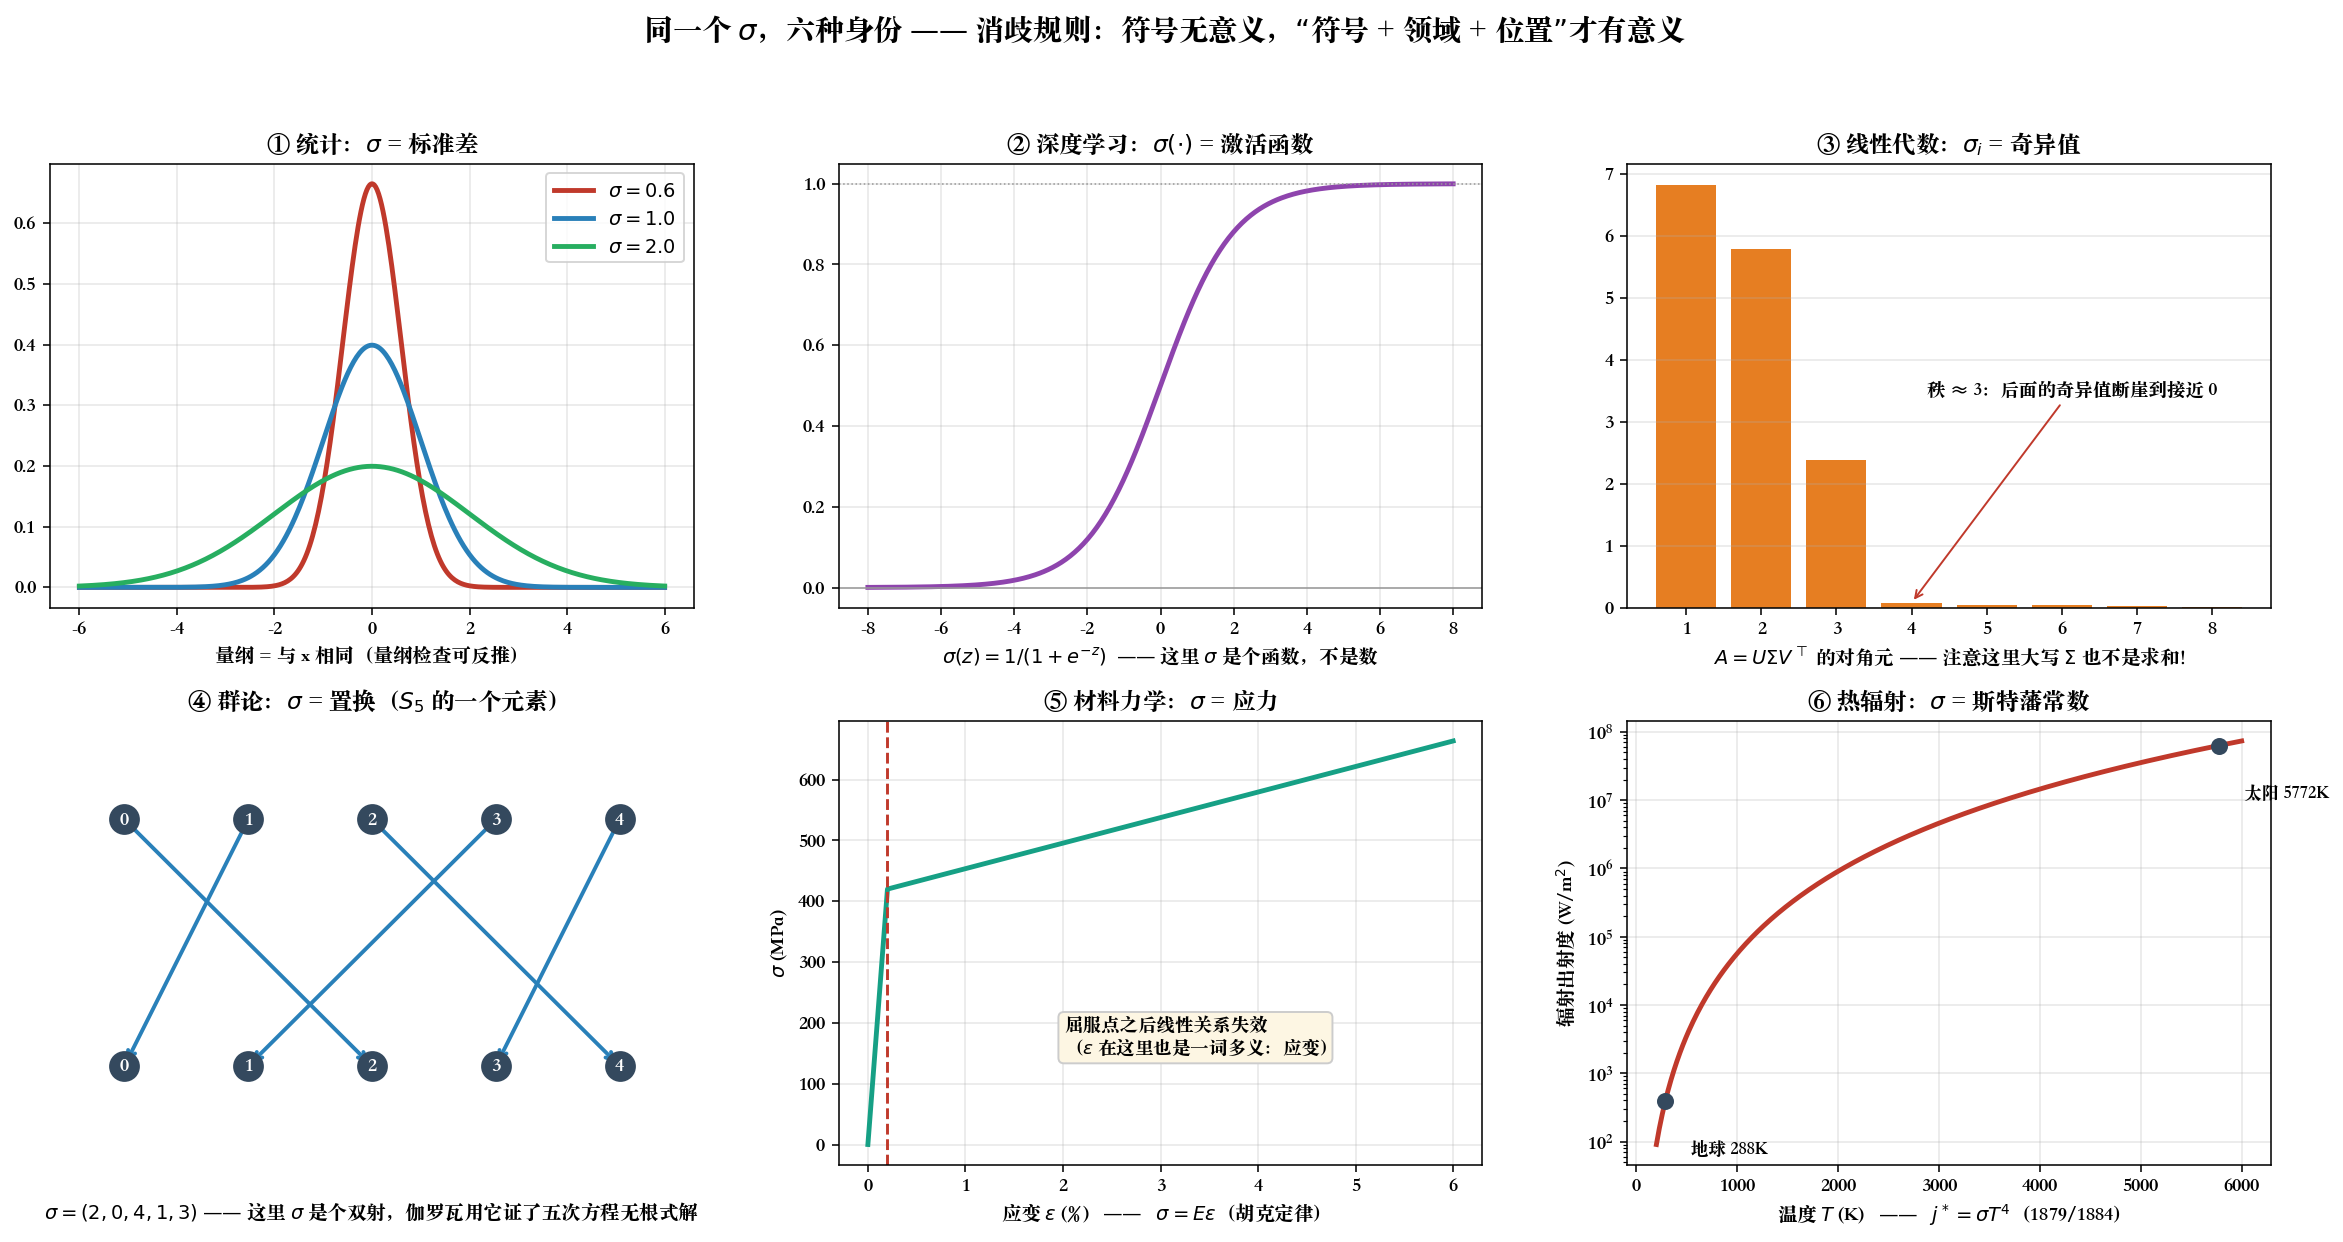

Write Python code to recreate this figure.
"""sigma_disambiguation.py
================================================================================
Chapter 0.6.4 · 一词多义：同一个 σ，六种完全不同的身份

"符号看不懂"最真实的原因不是符号太多，而是**符号太少**：
希腊字母只有 24 个，而数学分支有上百个。于是同一个 σ 被反复征用。

    σ  ①标准差   ②sigmoid 激活函数   ③奇异值   ④置换   ⑤应力   ⑥斯特藩常数

消歧只有一条规则：**符号本身没有意义，"符号 + 领域 + 位置"才有意义。**

三招：
  1. 看它出现在什么运算里 —— Σ 后跟下标 i=1 是求和；出现在 N(μ,Σ) 里是协方差矩阵
  2. 看它的 shape        —— δ_ij 带两个下标是 Kronecker；δ(x) 带括号是 Dirac
  3. 看这一页的首次出现   —— 论文规范是首次出现处必须定义；找不到是作者的错

可视化：六格，每格是 σ 的一种身份，都用可运行的代码算出来

运行：  python ch00_97_reading_formulas/sigma_disambiguation.py
================================================================================
"""

from pathlib import Path

import matplotlib.pyplot as plt
import numpy as np
import torch

torch.manual_seed(3)


def main():
    fig, axes = plt.subplots(2, 3, figsize=(17, 9))
    (a1, a2, a3), (a4, a5, a6) = axes

    # ---- ① 标准差 ---------------------------------------------------------
    xs = torch.linspace(-6, 6, 400)
    for s, c in [(0.6, "#c0392b"), (1.0, "#2980b9"), (2.0, "#27ae60")]:
        pdf = torch.exp(-xs**2 / (2 * s**2)) / (s * np.sqrt(2 * np.pi))
        a1.plot(xs, pdf, lw=2.5, color=c, label=rf"$\sigma={s}$")
    a1.set_title(r"① 统计：$\sigma$ = 标准差", fontsize=12, fontweight="bold")
    a1.set_xlabel("量纲 = 与 x 相同（量纲检查可反推）")
    a1.legend(fontsize=10)
    a1.grid(alpha=.3)

    # ---- ② sigmoid --------------------------------------------------------
    zs = torch.linspace(-8, 8, 400)
    a2.plot(zs, torch.sigmoid(zs), lw=2.5, color="#8e44ad")
    a2.axhline(0, color="#999", lw=.8)
    a2.axhline(1, color="#999", lw=.8, ls=":")
    a2.set_title(r"② 深度学习：$\sigma(\cdot)$ = 激活函数", fontsize=12, fontweight="bold")
    a2.set_xlabel(r"$\sigma(z)=1/(1+e^{-z})$  —— 这里 $\sigma$ 是个函数，不是数")
    a2.grid(alpha=.3)

    # ---- ③ 奇异值 ---------------------------------------------------------
    A = torch.randn(8, 3) @ torch.randn(3, 8) + 0.02 * torch.randn(8, 8)  # 秩 ≈ 3 + 微噪
    sv = torch.linalg.svdvals(A)
    a3.bar(range(1, len(sv) + 1), sv, color="#e67e22")
    a3.set_title(r"③ 线性代数：$\sigma_i$ = 奇异值", fontsize=12, fontweight="bold")
    a3.set_xlabel(r"$A=U\Sigma V^{\top}$ 的对角元 —— 注意这里大写 $\Sigma$ 也不是求和！")
    a3.grid(axis="y", alpha=.3)
    a3.annotate("秩 ≈ 3：后面的奇异值断崖到接近 0",
                xy=(4, sv[3]), xytext=(4.2, sv[0] / 2),
                fontsize=9.5, arrowprops=dict(arrowstyle="->", color="#c0392b"))

    # ---- ④ 置换 -----------------------------------------------------------
    perm = [2, 0, 4, 1, 3]                     # σ ∈ S_5
    n = len(perm)
    for i, p in enumerate(perm):
        a4.annotate("", xy=(p, 0), xytext=(i, 1),
                    arrowprops=dict(arrowstyle="->", color="#2980b9", lw=2))
    a4.scatter(range(n), [1] * n, s=220, color="#34495e", zorder=3)
    a4.scatter(range(n), [0] * n, s=220, color="#34495e", zorder=3)
    for i in range(n):
        a4.text(i, 1, str(i), color="w", ha="center", va="center", zorder=4)
        a4.text(i, 0, str(i), color="w", ha="center", va="center", zorder=4)
    a4.set_xlim(-.6, n - .4)
    a4.set_ylim(-.4, 1.4)
    a4.axis("off")
    a4.set_title(r"④ 群论：$\sigma$ = 置换（$S_5$ 的一个元素）",
                 fontsize=12, fontweight="bold")
    a4.text(.5, -.12, rf"$\sigma={tuple(perm)}$ —— 这里 $\sigma$ 是个双射，"
                      "伽罗瓦用它证了五次方程无根式解",
            transform=a4.transAxes, ha="center", fontsize=10)

    # ---- ⑤ 应力 -----------------------------------------------------------
    eps = np.linspace(0, 0.06, 300)
    E, yield_e = 2.1e11, 0.002                 # 钢：杨氏模量 210 GPa
    stress = np.where(eps < yield_e, E * eps,
                      E * yield_e + 0.02 * E * (eps - yield_e))
    a5.plot(eps * 100, stress / 1e6, lw=2.5, color="#16a085")
    a5.axvline(yield_e * 100, color="#c0392b", ls="--", lw=1.5)
    a5.set_title(r"⑤ 材料力学：$\sigma$ = 应力", fontsize=12, fontweight="bold")
    a5.set_xlabel(r"应变 $\varepsilon$ (%)   ——   $\sigma=E\varepsilon$（胡克定律）")
    a5.set_ylabel(r"$\sigma$ (MPa)")
    a5.grid(alpha=.3)
    a5.text(.35, .25, "屈服点之后线性关系失效\n（$\\varepsilon$ 在这里也是一词多义：应变）",
            transform=a5.transAxes, fontsize=9.5,
            bbox=dict(boxstyle="round", fc="#fdf6e3", ec="#ccc"))

    # ---- ⑥ 斯特藩-玻尔兹曼常数 --------------------------------------------
    SB = 5.670374419e-8                        # W·m⁻²·K⁻⁴
    T = np.linspace(200, 6000, 400)
    a6.plot(T, SB * T**4, lw=2.5, color="#c0392b")
    a6.set_yscale("log")
    a6.set_title(r"⑥ 热辐射：$\sigma$ = 斯特藩常数", fontsize=12, fontweight="bold")
    a6.set_xlabel(r"温度 $T$ (K)   ——   $j^*=\sigma T^4$（1879/1884）")
    a6.set_ylabel(r"辐射出射度 (W/m$^2$)")
    a6.grid(alpha=.3)
    for name, t in [("地球 288K", 288), ("太阳 5772K", 5772)]:
        a6.scatter([t], [SB * t**4], s=60, color="#34495e", zorder=3)
        a6.annotate(name, xy=(t, SB * t**4), xytext=(t + 250, SB * t**4 / 6),
                    fontsize=9)

    fig.suptitle("同一个 $\\sigma$，六种身份 —— 消歧规则：符号无意义，"
                 "“符号 + 领域 + 位置”才有意义",
                 fontsize=15, fontweight="bold")
    fig.tight_layout(rect=(0, 0, 1, 0.945))
    out = Path(__file__).with_suffix(".png")
    fig.savefig(out, dpi=140, bbox_inches="tight")
    print(f"图已保存到 {out}")

    print("σ 的六种身份，各自的'类型'（读公式第一步永远是读类型）:")
    rows = [
        ("① 标准差",        "标量，量纲同 x", "统计 / 概率"),
        ("② sigmoid",       "函数 R→(0,1)",   "深度学习"),
        ("③ 奇异值 σ_i",    "标量序列，≥0",   "线性代数"),
        ("④ 置换 σ",        "双射 S_n→S_n",   "群论"),
        ("⑤ 应力",          "标量/二阶张量",  "材料力学"),
        ("⑥ 斯特藩常数",    "物理常数",       "热辐射"),
    ]
    for a, b, c in rows:
        print(f"  {a:<12} 类型: {b:<16} 领域: {c}")
    print(f"\n附：奇异值 = {np.round(sv.numpy(), 3)}")
    print("同一页里 Σ 还可能是求和号、协方差矩阵、字母表 —— 三个都不是一回事。")


if __name__ == "__main__":
    plt.rcParams["font.sans-serif"] = [
        "PingFang SC", "Heiti SC", "Songti SC",
        "Noto Sans CJK SC", "WenQuanYi Zen Hei", "Arial Unicode MS",
    ]
    plt.rcParams["axes.unicode_minus"] = False
    main()
